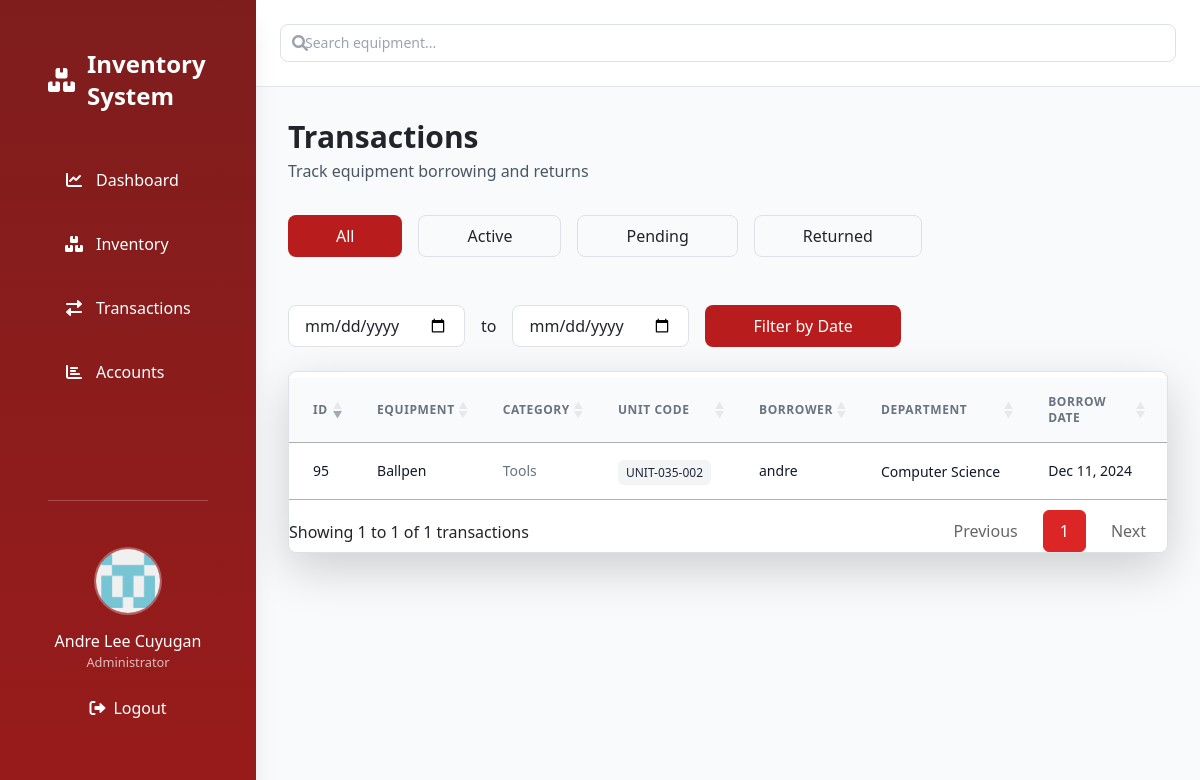
/admin/transaction.php (signed in), run on the app's committed database.
### tables this page shows
CREATE TABLE `borrowings` (
  `id` int(11) NOT NULL,
  `unit_id` int(11) NOT NULL,
  `borrower_username` varchar(255) NOT NULL,
  `borrow_date` date NOT NULL,
  `return_date` date NOT NULL,
  `purpose` text DEFAULT NULL,
  `status` enum('pending','active','returned','rejected') DEFAULT 'pending',
  `created_at` timestamp NOT NULL DEFAULT current_timestamp(),
  `updated_at` timestamp NOT NULL DEFAULT current_timestamp() ON UPDATE current_timestamp()
);

CREATE TABLE `equipment` (
  `id` int(11) NOT NULL,
  `category_id` int(11) NOT NULL,
  `name` varchar(255) NOT NULL,
  `description` text DEFAULT NULL,
  `max_borrow_days` int(11) NOT NULL,
  `image_path` varchar(255) DEFAULT NULL,
  `created_at` timestamp NOT NULL DEFAULT current_timestamp(),
  `updated_at` timestamp NOT NULL DEFAULT current_timestamp() ON UPDATE current_timestamp()
);

CREATE TABLE `categories` (
  `id` int(11) NOT NULL,
  `name` varchar(255) NOT NULL
);

CREATE TABLE `equipment_units` (
  `id` int(11) NOT NULL,
  `equipment_id` int(11) NOT NULL,
  `unit_code` varchar(255) NOT NULL,
  `status` enum('available','borrowed','maintenance') DEFAULT 'available',
  `created_at` timestamp NOT NULL DEFAULT current_timestamp()
);

CREATE TABLE `department` (
  `id` int(11) NOT NULL,
  `name` varchar(255) NOT NULL
);

### classes/transaction.class.php (called while the page is built, shortened)
<?php
require_once 'database.class.php';
class Transaction
{
    private $db;
    public function __construct()
    {
        $this->db = new Database();
    }
    public function fetchAllTransactions($status_filter = 'all', $start_date = null, $end_date = null, $search_query = '')
    {
        $sql = "SELECT b.*, e.name AS equipment_name, e.image_path, eu.unit_code, eu.status as unit_status,
                       department.name AS department, c.name AS category_name
                FROM borrowings b
                JOIN equipment_units eu ON b.unit_id = eu.id
                JOIN equipment e ON eu.equipment_id = e.id
                LEFT JOIN users u ON b.borrower_username = u.username
                JOIN department ON department.id = u.department_id
                JOIN categories c ON e.category_id = c.id";
        $sql .= " ORDER BY b.created_at DESC";
        try {
            $stmt = $this->db->connect()->prepare($sql);
            $stmt->execute();
            return $stmt->fetchAll(PDO::FETCH_ASSOC);
        } catch (PDOException $e) {
            error_log("Error fetching transactions: " . $e->getMessage());
            return [];
        }
    }
}

### classes/database.class.php (called while the page is built)
<?php
class Database
{
    private $host = 'localhost';
    private $username = 'root';
    private $password = '';
    private $dbname = 'system';
    protected $connection;
    public function connect()
    {
        if ($this->connection === null) {
            try {
                $this->connection = new PDO("mysql:host=$this->host;dbname=$this->dbname", $this->username, $this->password);
                $this->connection->setAttribute(PDO::ATTR_ERRMODE, PDO::ERRMODE_EXCEPTION);
                $this->connection->setAttribute(PDO::ATTR_DEFAULT_FETCH_MODE, PDO::FETCH_ASSOC);
            } catch (PDOException $e) {
                die("Connection failed: " . $e->getMessage());
            }
        }
        return $this->connection;
    }
}
?>

### admin/transaction.php (the view, shortened to what this page needs)
<?php
require_once '../classes/database.class.php';
require_once '../classes/transaction.class.php';
$transaction = new Transaction();
$status_filter = isset($_GET['status']) ? $_GET['status'] : 'all';
$start_date = isset($_GET['start_date']) ? $_GET['start_date'] : null;
$end_date = isset($_GET['end_date']) ? $_GET['end_date'] : null;
$search_query = isset($_GET['search']) ? trim($_GET['search']) : '';
$transactions_result = $transaction->fetchAllTransactions($status_filter, $start_date, $end_date, $search_query);
?>
<?php require_once '../includes/header.php' ?>
<body class="bg-gray-50 flex min-h-screen relative overflow-x-hidden">
    <?php require_once '../includes/side_bar.php'; ?>
    <div class="flex-1 ml-[16rem] w-[calc(100%-16rem)] transition-all duration-300" id="main-container">
        <?php require_once '../includes/top_nav.php' ?>
        <main class="p-8">
            <div class="flex justify-between items-center mb-8 flex-wrap gap-5">
                <div>
                    <h2 class="text-3xl font-bold mb-1">Transactions</h2>
                    <p class="text-gray-600">Track equipment borrowing and returns</p>
                </div>
            </div>
            <div class="flex justify-between mb-6 flex-wrap gap-5">
                <div class="flex gap-3 flex-wrap">
                    <button class="px-5 py-2 rounded-lg <?php echo $status_filter == 'all' ? 'bg-red-700 text-white' : 'border border-gray-200 hover:bg-gray-50'; ?>"
                        onclick="filterTransactions('all')">All</button>
                    <button class="px-5 py-2 rounded-lg <?php echo $status_filter == 'active' ? 'bg-red-700 text-white' : 'border border-gray-200 hover:bg-gray-50'; ?>"
                        onclick="filterTransactions('active')">Active</button>
                    <button class="px-5 py-2 rounded-lg <?php echo $status_filter == 'pending' ? 'bg-red-700 text-white' : 'border border-gray-200 hover:bg-gray-50'; ?>"
                        onclick="filterTransactions('pending')">Pending</button>
                    <button class="px-5 py-2 rounded-lg <?php echo $status_filter == 'returned' ? 'bg-red-700 text-white' : 'border border-gray-200 hover:bg-gray-50'; ?>"
                        onclick="filterTransactions('returned')">Returned</button>
                </div>
                <div class="flex gap-3 flex-wrap">
                    <input type="date" id="startDate" class="px-3 py-2 border border-gray-200 rounded-lg" value="<?php echo $start_date; ?>">
                    <span class="self-center">to</span>
                    <input type="date" id="endDate" class="px-3 py-2 border border-gray-200 rounded-lg" value="<?php echo $end_date; ?>">
                    <button class="px-5 py-2 bg-red-700 text-white rounded-lg hover:bg-red-800" onclick="filterTransactions('date')">Filter by Date</button>
                </div>
            </div>
            <div class="bg-white rounded-lg shadow-lg overflow-hidden border border-gray-200">
                <div class="overflow-x-auto">
                    <table id="transactionsTable" class="w-full table-auto">
                        <thead>
                            <tr class="bg-gray-50 border-b border-gray-200">
                                <th class="px-4 py-3 text-left text-xs font-medium text-gray-500 uppercase tracking-wider">ID</th>
                                <th class="px-4 py-3 text-left text-xs font-medium text-gray-500 uppercase tracking-wider">Equipment</th>
                                <th class="px-4 py-3 text-left text-xs font-medium text-gray-500 uppercase tracking-wider">Category</th>
                                <th class="px-4 py-3 text-left text-xs font-medium text-gray-500 uppercase tracking-wider">Unit Code</th>
                                <th class="px-4 py-3 text-left text-xs font-medium text-gray-500 uppercase tracking-wider">Borrower</th>
                                <th class="px-4 py-3 text-left text-xs font-medium text-gray-500 uppercase tracking-wider">Department</th>
                                <th class="px-4 py-3 text-left text-xs font-medium text-gray-500 uppercase tracking-wider">Borrow Date</th>
                                <th class="px-4 py-3 text-left text-xs font-medium text-gray-500 uppercase tracking-wider">Return Date</th>
                            </tr>
                        </thead>
                        <tbody class="bg-white divide-y divide-gray-200">
                            <?php foreach ($transactions_result as $transaction): ?>
                                <tr class="hover:bg-gray-50 transition-colors duration-200">
                                    <td class="px-4 py-3 whitespace-nowrap">
                                        <div class="text-sm font-medium text-gray-900"><?= htmlspecialchars($transaction['id']) ?></div>
                                    </td>
                                    <td class="px-4 py-3 whitespace-nowrap">
                                        <div class="text-sm font-medium text-gray-900"><?= htmlspecialchars($transaction['equipment_name']) ?></div>
                                    </td>
                                    <td class="px-4 py-3 whitespace-nowrap">
                                        <div class="text-sm text-gray-500"><?= htmlspecialchars($transaction['category_name'] ?? 'Uncategorized') ?></div>
                                    </td>
                                    <td class="px-4 py-3 whitespace-nowrap">
                                        <span class="px-2 py-1 text-xs font-medium bg-gray-100 text-gray-800 rounded-md">
                                            <?= htmlspecialchars($transaction['unit_code']) ?>
                                        </span>
                                    </td>
                                    <td class="px-4 py-3 whitespace-nowrap">
                                        <div class="text-sm font-medium text-gray-900"><?= htmlspecialchars($transaction['borrower_username']) ?></div>
                                    </td>
                                    <td class="px-4 py-3 whitespace-nowrap">
                                        <span class="text-sm text-gray-900"><?= htmlspecialchars($transaction['department']) ?></span>
                                    </td>
                                    <td class="px-4 py-3 whitespace-nowrap">
                                        <div class="text-sm text-gray-900">
                                            <?= date('M d, Y', strtotime($transaction['borrow_date'])) ?>
                                        </div>
                                    </td>
                                    <td class="px-4 py-3 whitespace-nowrap">
                                    </td>
                                </tr>
                            <?php endforeach; ?>
                        </tbody>
                    </table>
                </div>
            </div>
</body>
</html>

### assets/css/custom.css (style rules this page uses)
:root { --brand-color: #800000; --brand-hover: #660000; --brand-active: #590000; }

### data on the page
borrowings: id "95", equipment.name "Ballpen", categories.name "Tools", unit.unit_code "UNIT-035-002", borrower_username "andre", department.name "Computer Science", borrow_date "Dec 11, 2024"

### other printed values
$_SESSION['first_name'] "Andre Lee"
$_SESSION['last_name'] "Cuyugan"
$_SESSION['role'] "Administrator"
